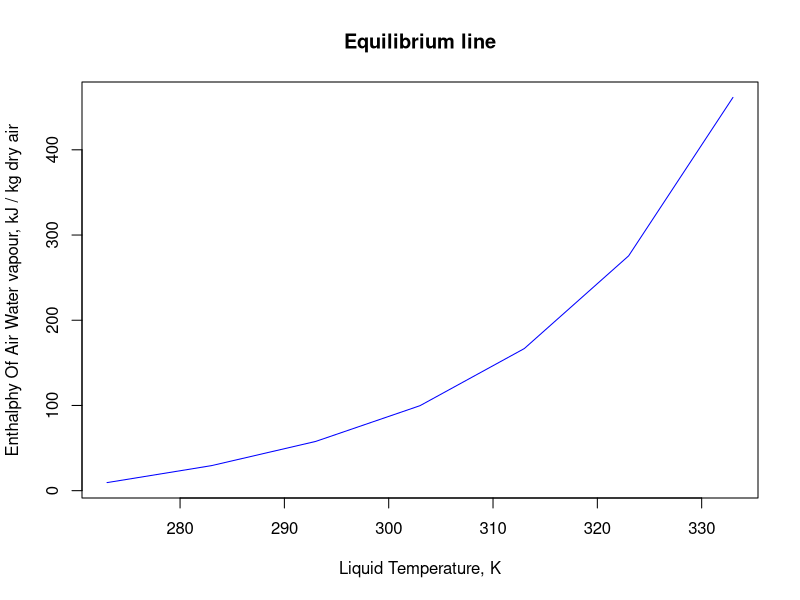

Reproduce this figure in R.
#page:495
T_L2 = 314
T_L1 = 303
T_d = 306
T_w1 = 298
Z = 3
G_x = 3
G_s =2.7

T_o = 273
C_al = 4.187
C_pb = 1.005
C_pa = 1.884
P_total = 101.325
lamda_0 = 2502.3
M_a = 18.02
M_b = 28.97

x = c(273,9.48,283,29.36,293,57.8,303,99.75,313,166.79,323,275.58,333,461.5)

Data_eqm = matrix(ncol = 2,data = x,byrow = TRUE) 

a1=plot(Data_eqm[ ,c(1)],Data_eqm[ ,c(2)],col = 'blue',type = "l",main ='Equilibrium line',xlab = "Liquid Temperature, K",ylab = "Enthalphy Of Air Water vapour, kJ / kg dry air") 

P_a = exp(16.3872-(3885.7/(T_w1-42.98)))
Y_m1 = P_a/(P_total-P_a)*(M_a/M_b)
H_g1 = C_pb*(T_w1-T_o) + Y_m1*(C_pa*(T_w1-T_o)+lamda_0)

H_g2 = H_g1 + G_x*C_al*(T_L2-T_L1)/G_s

deltaT = (T_L2-T_L1)/9 

Data1 = c(c(303,76.17),c(304.22,81.85),c(305.44,87.53),c(306.67,93.22),c(307.89,98.91),c(309.11,104.59),c(310.33,110.28),c(311.56,115.96),c(312.78,121.65),c(314,127.35)) 


Data2 = c(c(303,100),c(304.22,107.93),c(305.44,116.12),c(306.67,124.35),c(307.89,132.54),c(309.11,140.71),c(310.33,148.89),c(311.56,157.14),c(312.78,165.31),c(314,177.67)) 

Data3 = matrix(ncol = 3,nrow = 10) 

for (i in 1:10){
  
Data3[i][1] = Data1[i]

Data3[i][1] = 1/(Data2[i]-Data1[i])
}

Area = 1.642 
N_tog = 1.642 
H_tog = Z/N_tog

K_ya = G_s/H_tog 
print(K_ya)


T_w2 = 288
P_a2 = exp(16.3872-(3885.7/(T_w2-42.98)))
Y_m2 = P_a2/(P_total-P_a2)*(M_a/M_b)
H_g11 = C_pb*(T_w2-T_o) + Y_m2*(C_pa*(T_w2-T_o)+lamda_0)

T_L1b = 297
T_L2b = T_L1b + 11
S =  T_L1b - T_w2

cat(T_L1b,S)
